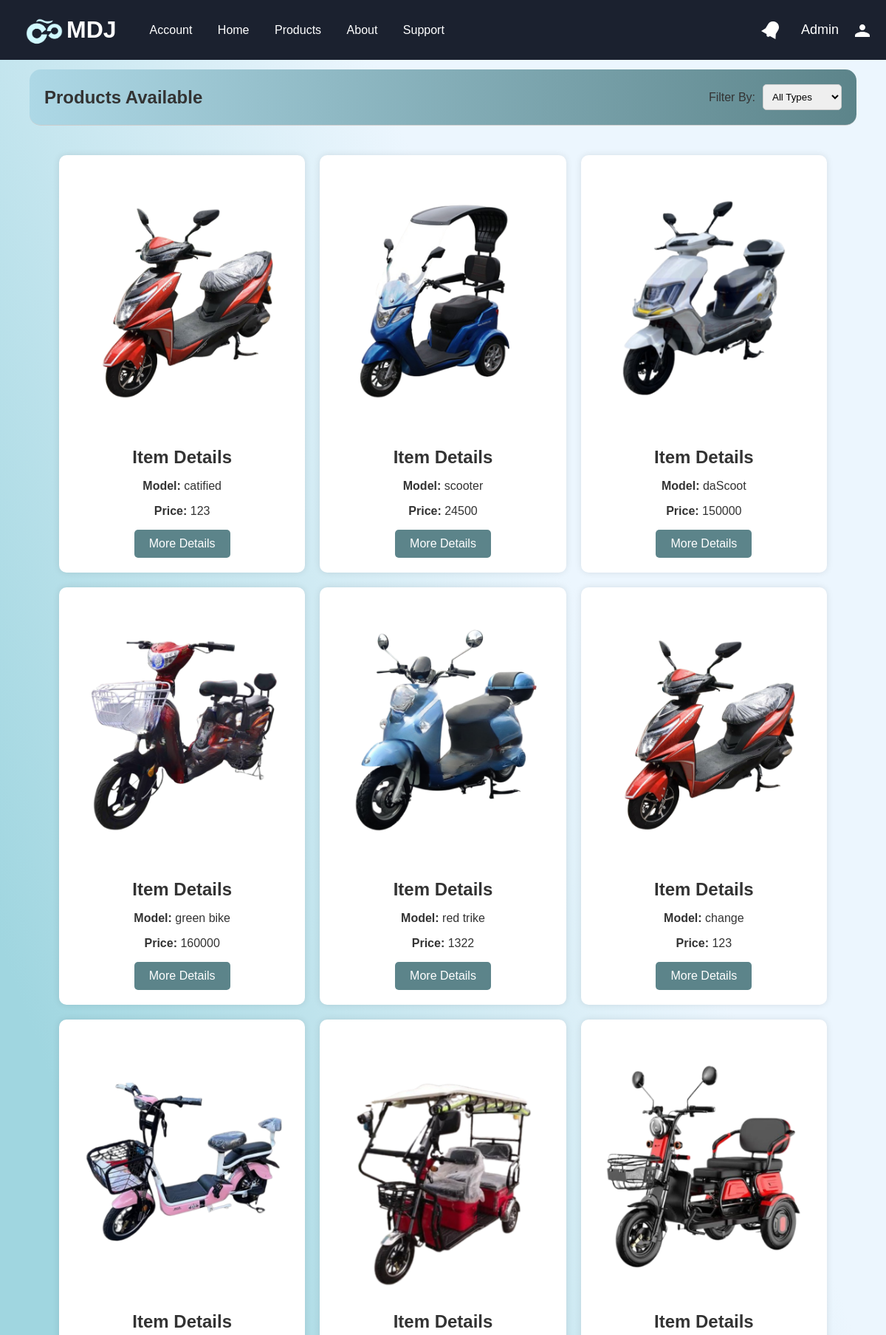
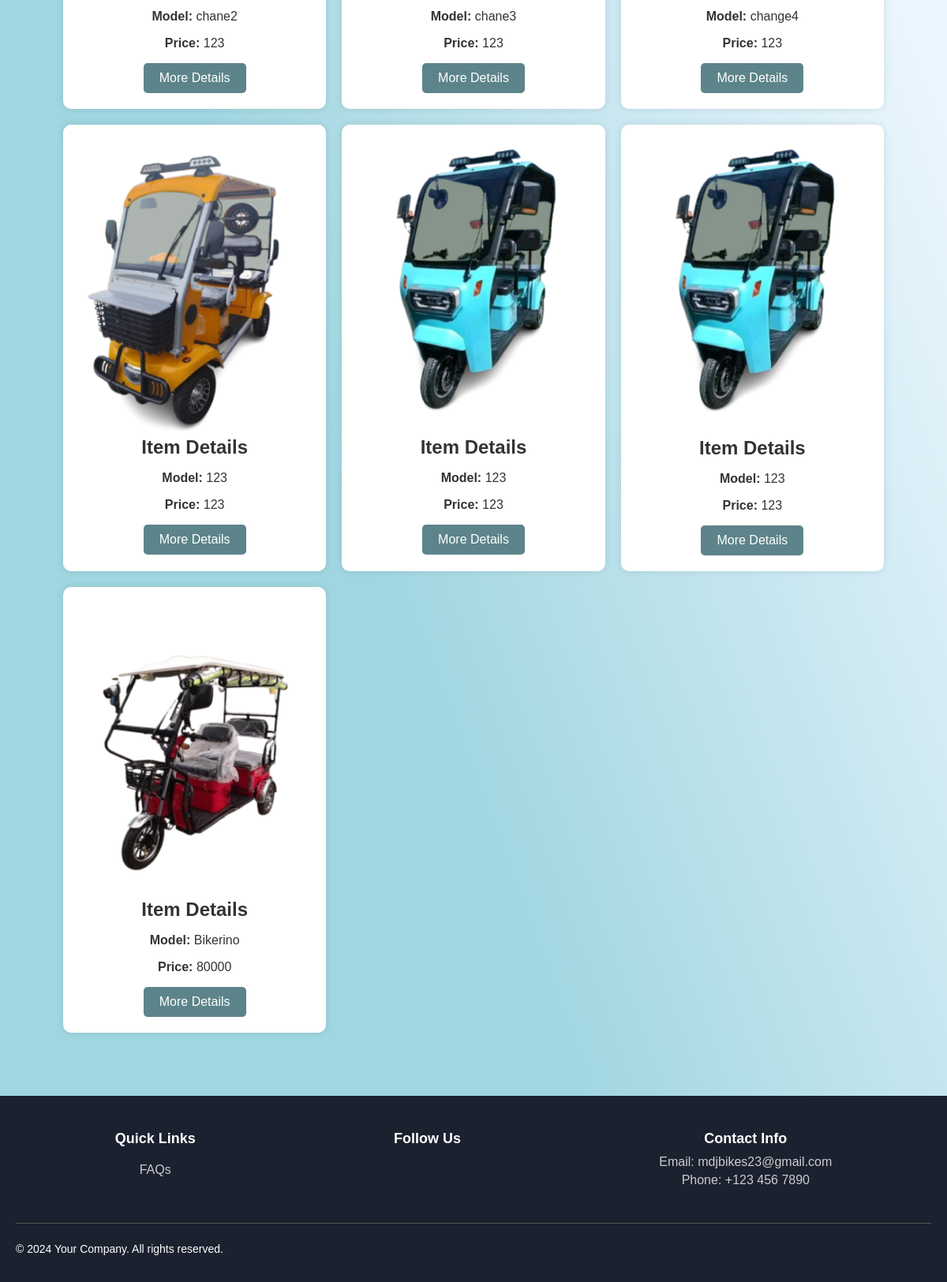
The app's page /User/store.php (signed in) with its own data (2 pictures, top to bottom).
### tables this page shows
CREATE TABLE `products_tb` (
  `id` int(255) NOT NULL,
  `prod_serial_num` int(25) DEFAULT NULL,
  `images` varchar(255) DEFAULT NULL,
  `p_model` text DEFAULT NULL,
  `p_wheels` text DEFAULT NULL,
  `p_motor_power` int(11) DEFAULT NULL,
  `p_battery` text DEFAULT NULL,
  `p_max_speed` int(11) DEFAULT NULL,
  `p_range` int(11) DEFAULT NULL,
  `p_max_load` int(11) DEFAULT NULL,
  `p_charging_time` text DEFAULT NULL,
  `p_variants` text DEFAULT NULL,
  `p_other_features` text DEFAULT NULL,
  `p_price` int(11) DEFAULT NULL,
  `u_availability` varchar(255) DEFAULT NULL
);

### User/store.php (the view, shortened to what this page needs)
<?php
include "../db_conn.php";
$sql = "SELECT * FROM products_tb";
$result = mysqli_query($conn, $sql);
?>
<!DOCTYPE html>
<html lang="en">
<head>
    <link rel="stylesheet" href="../styles/styles.css">
</head>
<body>
    <?php include 'header.php'; ?>
    <?php include 'side-bar.php'; ?>
    <main>
        <br> <br> <br>
        <section class="filter-section">
            <h2>Products Available</h2>
            <div class="filter-bar">
                <label for="filter">Filter By:</label>
                <select id="filter" onchange="filterProducts()">
                    <option value="all">All Types</option>
                </select>
            </div>
        </section>
        <section class="product-grid">
            <?php while ($row = mysqli_fetch_assoc($result)): ?>
                <div class="product-card" data-wheels="<?php echo htmlspecialchars($row['p_wheels']); ?>">
                    <div class="image-container" onclick="openImageModal('<?php echo htmlspecialchars($row['images']); ?>')">
                        <img src="<?php echo htmlspecialchars($row['images']); ?>" alt="Product Image">
                    </div>
                    <div class="product-description">
                        <h2 class="mobile-hide">Item Details</h2>
                        <div class="basic-info">
                            <p><strong>Model:</strong> <?php echo htmlspecialchars($row['p_model'])?></p>
                            <p class="mobile-hide"><strong>Price:</strong> <?php echo htmlspecialchars($row['p_price'])?></p>
                        </div>
                    </div>
                    <button class="viewMore-button" onclick="openPopup('<?php echo $row['id']; ?>')">More Details</button>
                </div>
            <?php endwhile; ?>
        </section>
    </main>
    <?php include 'footer.php'; ?>
</body>
</html>

### styles/styles.css (style rules this page uses)
body { font-family: Arial, sans-serif; margin: 0; padding: 0; background-color: #f5f5f5; color: #333; }
h1, h2, h3 { margin: 0; }
main { padding: 40px; background: linear-gradient(to top right, #a0d6e0 30%, #ecf6fe 70%); }

### User/store.php (style rules this page uses)
.filter-section { display: flex; justify-content: space-between; align-items: center; padding: 20px; background: linear-gradient(to right, #add8e6 0%, #5c848a 100%); border-bottom: 1px solid #ccc; border-radius: 15px; }
.filter-section h2 { margin: 0; }
.filter-bar { display: flex; align-items: center; gap: 10px; }
.filter-bar select { padding: 8px; border: 1px solid #ccc; border-radius: 5px; }
.product-grid { display: grid; grid-template-columns: repeat(auto-fill, minmax(250px, 1fr)); gap: 20px; padding: 40px; }
.viewMore-button { background-color: #5c848a; color: white; padding: 10px 20px; border: none; border-radius: 5px; font-size: 16px; cursor: pointer; transition: background-color 0.3s ease, transform 0.3s ease; text-align: center; }
.product-card { background-color: white; padding: 20px; padding-top: 0; border-radius: 10px; box-shadow: 0 0 10px rgba(0, 0, 0, 0.1); text-align: center; position: relative; }
.product-card img { width: 100%; height: auto; border-radius: 10px; }

### User/header.php (style rules this page uses)
body { font-family: Arial, sans-serif; margin: 0; padding: 0; background-color: #f5f5f5; color: #333; }
h1, h2, h3 { margin: 0; }

### records on screen
products_tb: images (picture), p_model "catified", p_price "123"
products_tb: images (picture), p_model "scooter", p_price "24500"
products_tb: images (picture), p_model "daScoot", p_price "150000"
products_tb: images (picture), p_model "green bike", p_price "160000"
products_tb: images (picture), p_model "red trike", p_price "1322"
products_tb: images (picture), p_model "change", p_price "123"
products_tb: images (picture), p_model "chane2", p_price "123"
products_tb: images (picture), p_model "chane3", p_price "123"
products_tb: images (picture), p_model "change4", p_price "123"
products_tb: images (picture), p_model "123", p_price "123"
products_tb: images (picture), p_model "123", p_price "123"
products_tb: images (picture), p_model "123", p_price "123"
products_tb: images (picture), p_model "Bikerino", p_price "80000"

### other values on screen
$userFirstName . ' ' . $userLastName "Admin"
